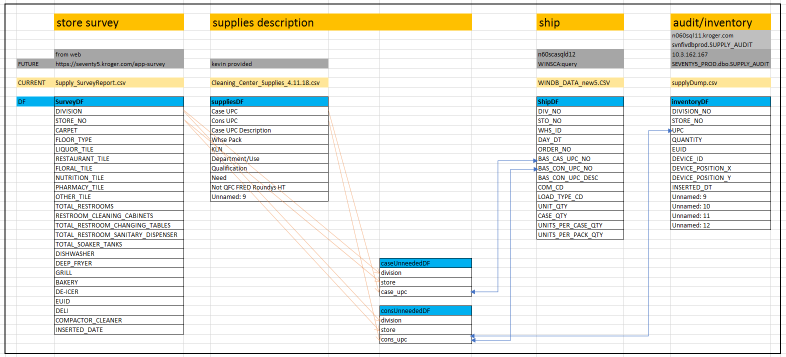
#> input picture notebooks/images/ER_SUPPLIES_UNNEEDED_UPCS.PNG, 1572 x 713 px, given in place of the camera (shown at 1/2 size)
$ jupyter execute I9.3_CV_EDGE_DETECTION.ipynb   (shell and % lines are left out)   (text cells are left out)
#> lines starting #> are read from the running program, lines starting #| are printed output that depends on the picture; after the words box and inside, x2 and y2 are one past the last pixel; in counts of white or black regions, pixels touching at a corner belong together
#> further down, frame is the input picture: shape (713, 1572, 3); mean B, G, R 228.8, 235, 234.1
[cell 1]
import cv2

import numpy as np
import pandas as pd
import matplotlib.pyplot as plt

def showImage(name, image):
    cv2.startWindowThread()
    cv2.imshow(name,image)
    # cv2.startWindowThread()
    cv2.waitKey()
    cv2.destroyAllWindows()
    for i in range (1,10):
        cv2.waitKey(1)

def sketch(image):
    image_gray = cv2.cvtColor(image, cv2.COLOR_BGR2GRAY)
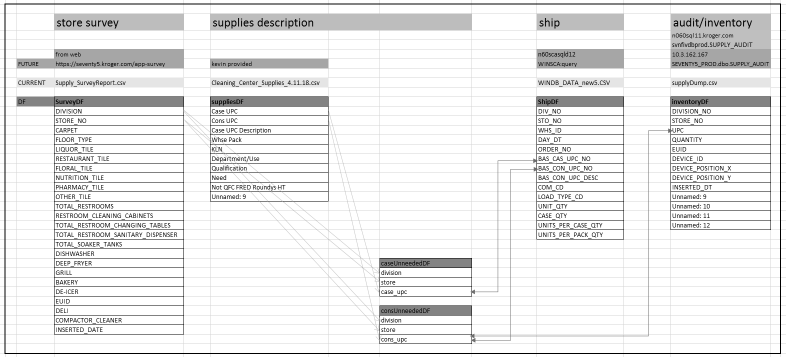
#> image_gray: shape (713, 1572) (shown at 1/2 size); min 0, max 255, mean 234.1

    image_gray_blur = cv2.GaussianBlur(image_gray, (5,5), 0)
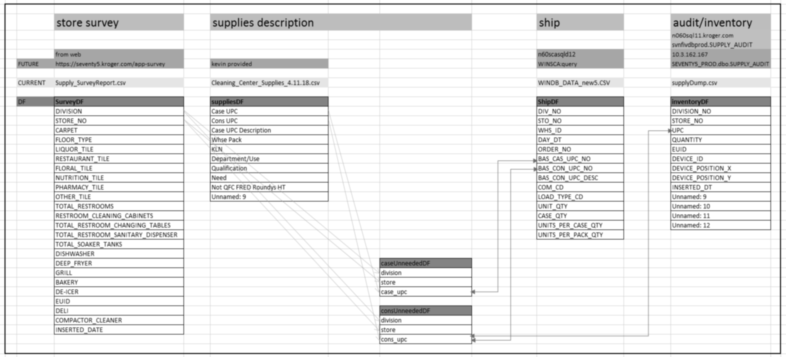
#> image_gray_blur: shape (713, 1572) (shown at 1/2 size); min 26, max 255, mean 234

    image_canny = cv2.Canny(image_gray_blur, 10, 50)
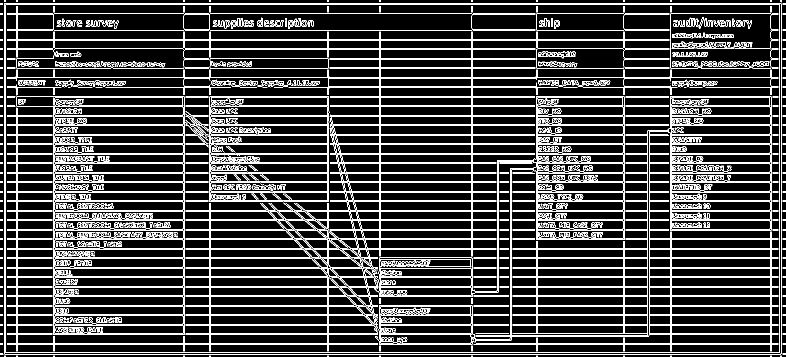
#> image_canny: shape (713, 1572) (shown at 1/2 size); 14.5% white in thin lines or dots
    #image_canny = cv2.Canny(image_gray, 10, 70)
    #return image_canny

    ret, mask = cv2.threshold(image_canny, 70, 277, cv2.THRESH_BINARY_INV)
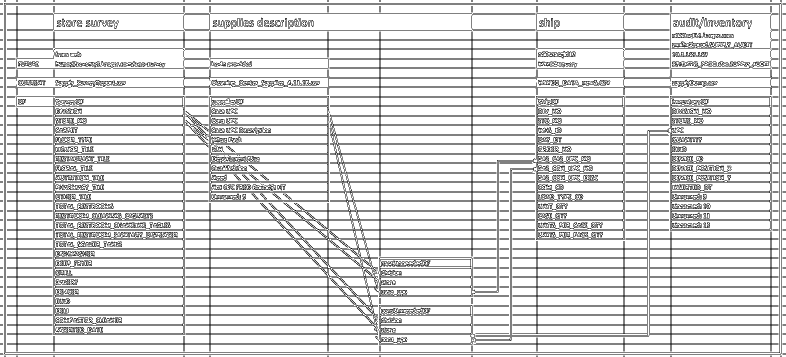
#> mask: shape (713, 1572) (shown at 1/2 size); 85.5% white; black in thin lines or dots
    return mask

capture = cv2.VideoCapture(0)

while True:
    ret, frame = capture.read()
    cv2.imshow('MY SKETCH', sketch(frame))
    if cv2.waitKey(1) == 13:
#> (key Esc is pressed here)
        break
capture.release()
cv2.destroyAllWindows()

$ run again, on notebooks/images/FC_explained.PNG
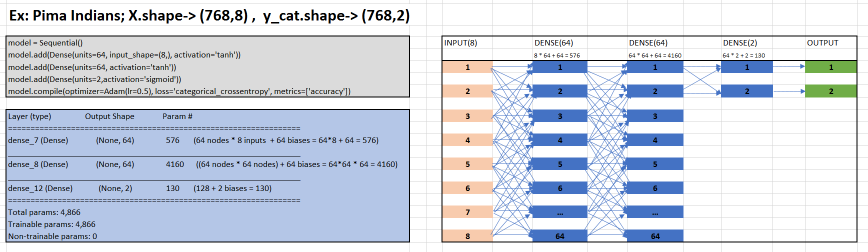
#> input picture notebooks/images/FC_explained.PNG, 1736 x 504 px, given in place of the camera (shown at 1/2 size)
#> frame is the input picture: shape (504, 1736, 3); mean B, G, R 226.5, 214.5, 207.8
#> in sketch, `image_canny = cv2.Canny(image_gray_blur, 10, 50)`:
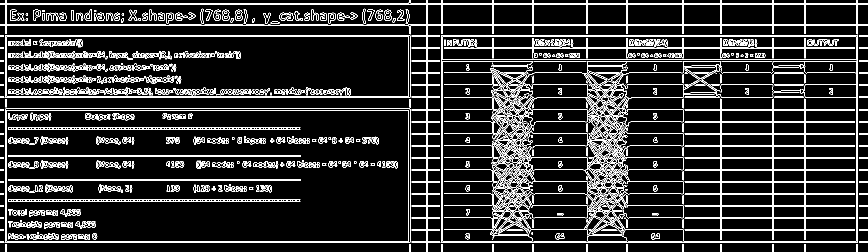
#> image_canny: shape (504, 1736) (shown at 1/2 size); 11% white in thin lines or dots
#> in sketch, `ret, mask = cv2.threshold(image_canny, 70, 277, cv2.THRESH_BINARY_INV)`:
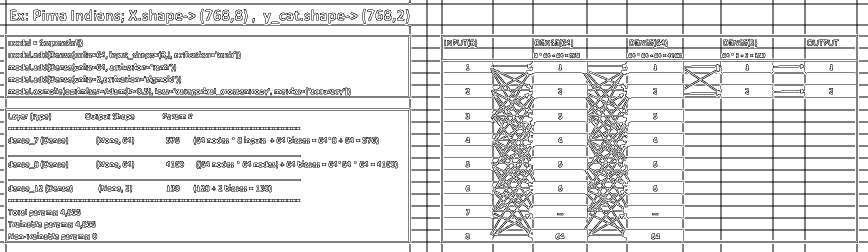
#> mask: shape (504, 1736) (shown at 1/2 size); 89% white; black in thin lines or dots

$ run again, on notebooks/images/TEST.png
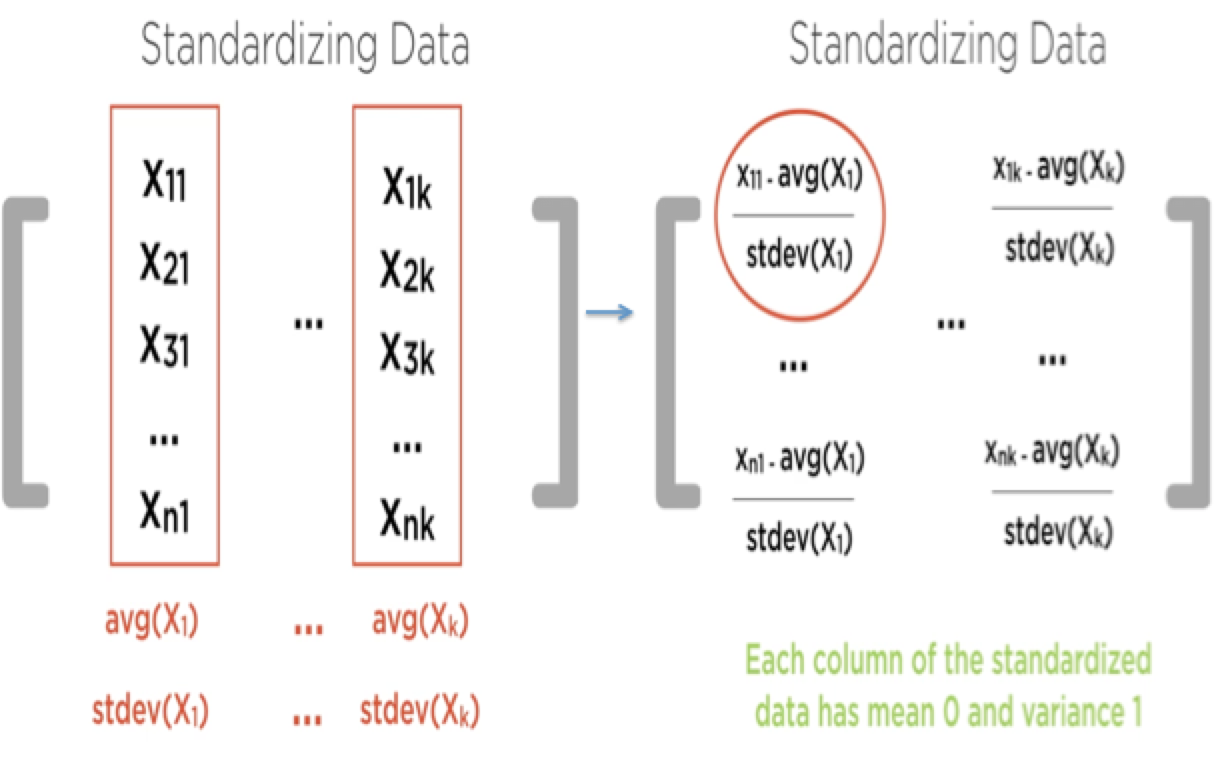
#> input picture notebooks/images/TEST.png, 1216 x 768 px, given in place of the camera
#> frame is the input picture: shape (768, 1216, 3); mean B, G, R 242.7, 244, 245.3
#> in sketch, `image_gray = cv2.cvtColor(image, cv2.COLOR_BGR2GRAY)`:
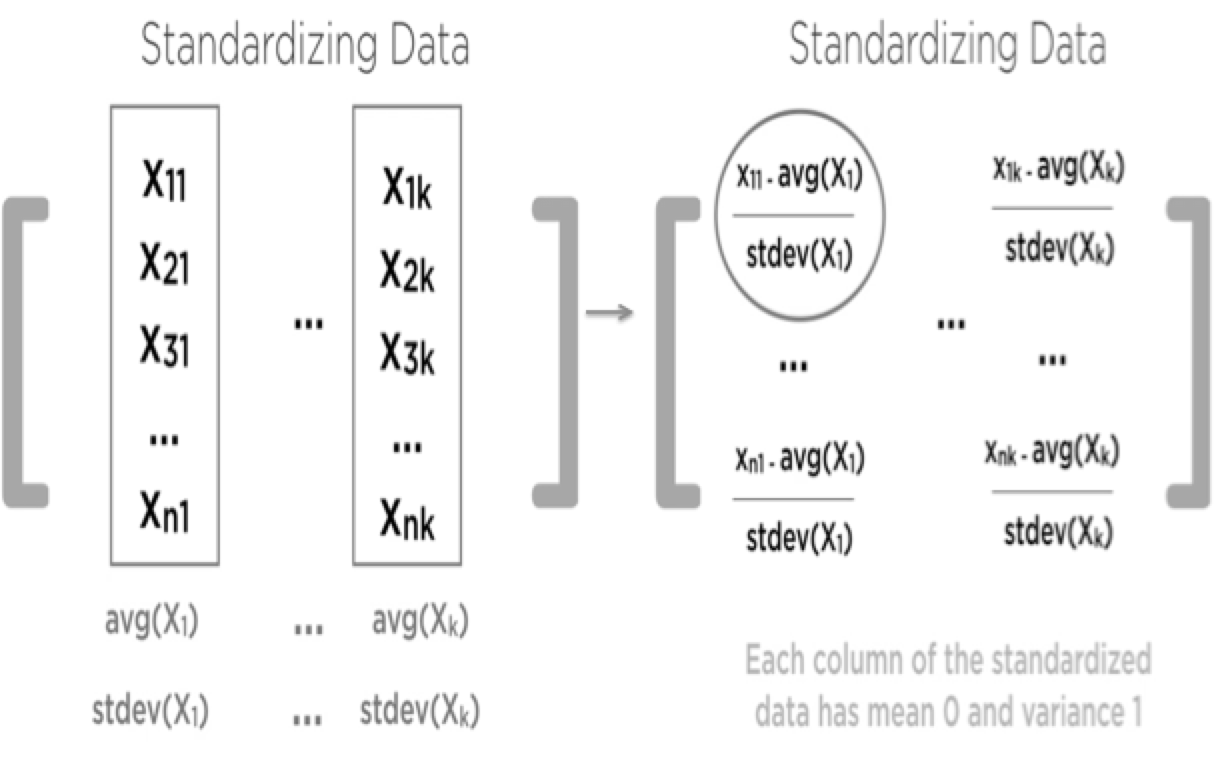
#> image_gray: shape (768, 1216); min 0, max 255, mean 244.2
#> in sketch, `image_canny = cv2.Canny(image_gray_blur, 10, 50)`:
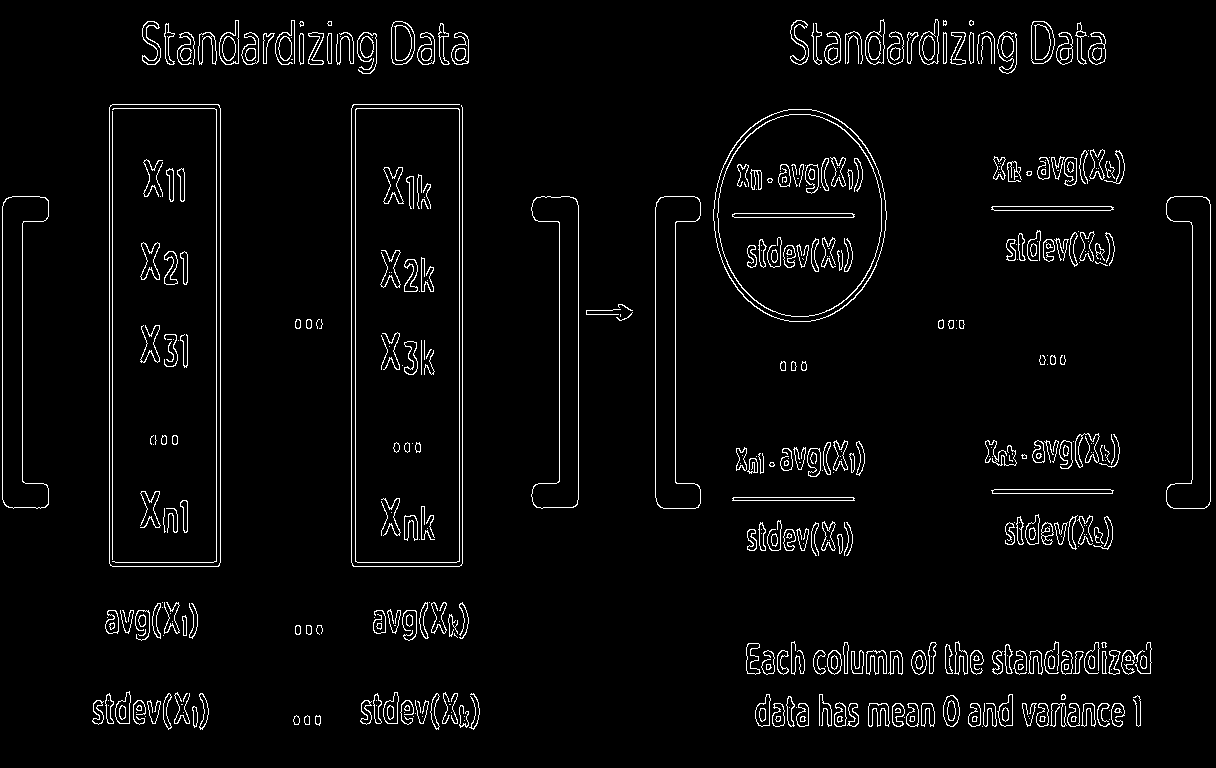
#> image_canny: shape (768, 1216); 3.5% white in thin lines or dots
#> mask: shape (768, 1216); 96.5% white; black in thin lines or dots

$ run again, on notebooks/images/data_science_project_template.png
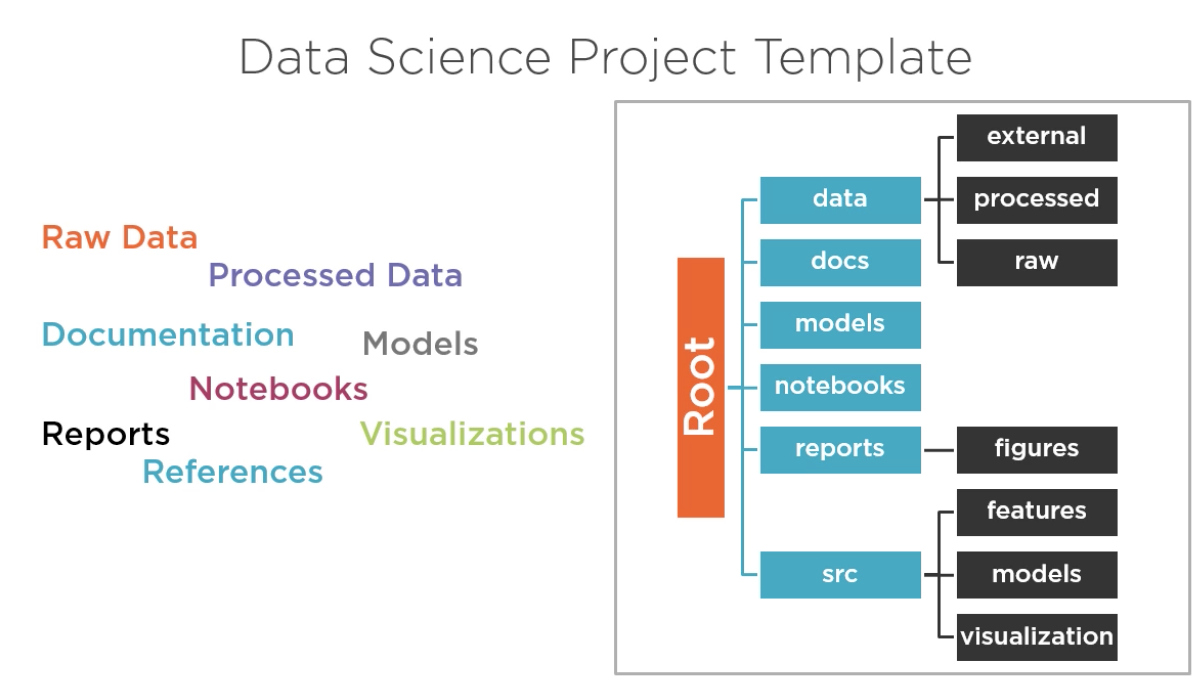
#> input picture notebooks/images/data_science_project_template.png, 1198 x 685 px, given in place of the camera
#> frame is the input picture: shape (685, 1198, 3); mean B, G, R 233.1, 232.5, 229
#> in sketch, `image_gray = cv2.cvtColor(image, cv2.COLOR_BGR2GRAY)`:
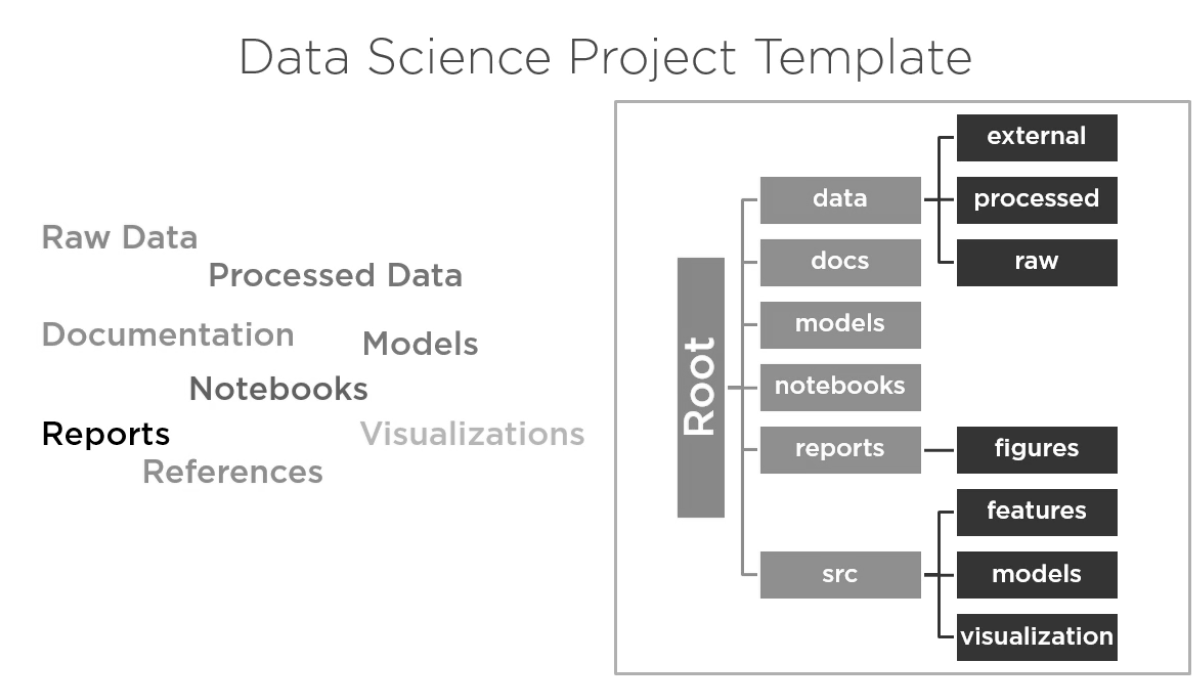
#> image_gray: shape (685, 1198); min 0, max 255, mean 231.5
#> in sketch, `image_canny = cv2.Canny(image_gray_blur, 10, 50)`:
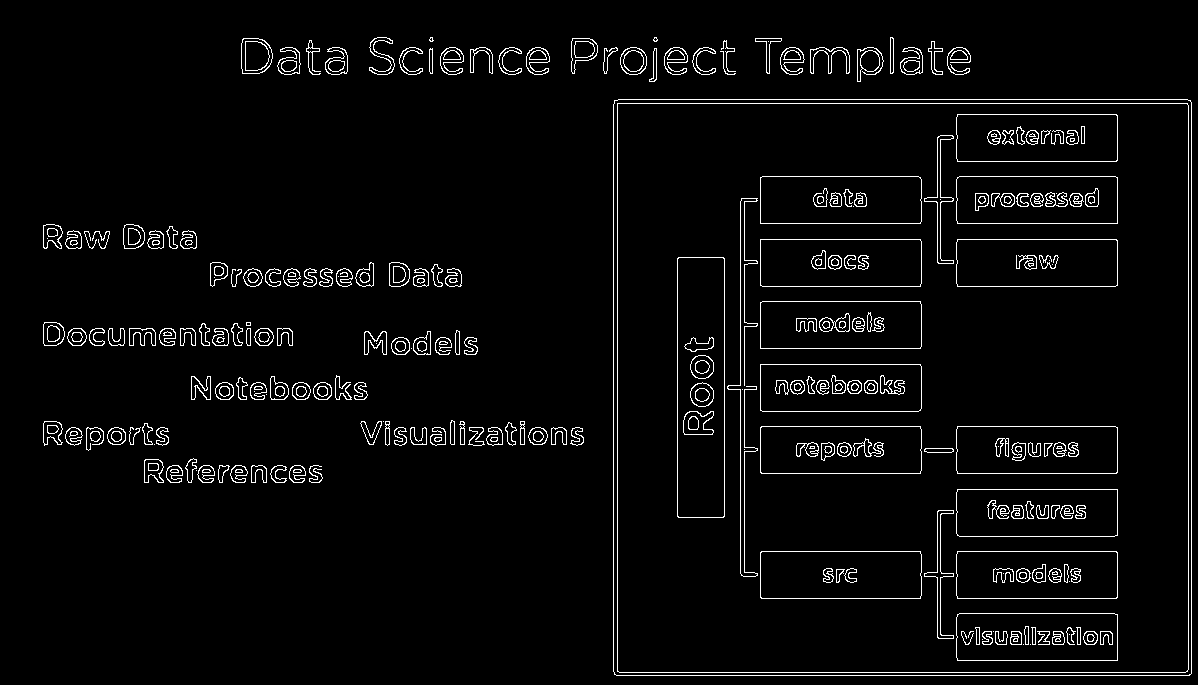
#> image_canny: shape (685, 1198); 3.7% white in thin lines or dots, all inside (x1, y1, x2, y2) = (43, 37, 1192, 676)
